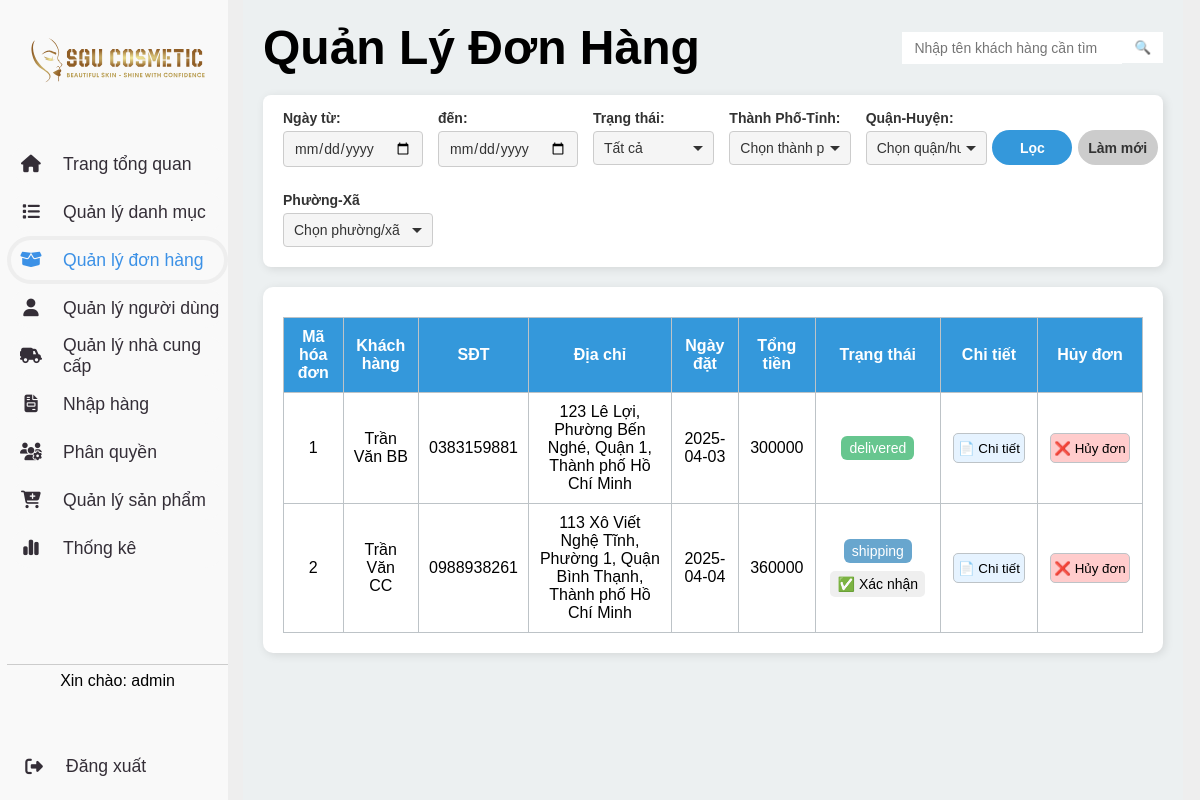
/admin.php?page=order (signed in), run on the app's committed database.
### tables this page shows
CREATE TABLE `chitietnhomquyen` (
    `role_id` INT NOT NULL,
    `function_id` VARCHAR(50) NOT NULL,
    `action` VARCHAR(100) NOT NULL,
    PRIMARY KEY (`role_id`, `function_id`, `action`),
    FOREIGN KEY (`role_id`) REFERENCES nhomquyen(`role_id`),
    FOREIGN KEY (`function_id`) REFERENCES danhmucchucnang(`function_id`)
);

CREATE TABLE `danhmucchucnang` (
    `function_id` VARCHAR(50) NOT NULL PRIMARY KEY,
    `function_name` VARCHAR(50) NOT NULL,
    `trangthai` INT NOT NULL  
);

CREATE TABLE donhang (
    order_id INT PRIMARY KEY AUTO_INCREMENT,
    employee_id INT,
    customer_id INT,
    address_id INT,
    orderDate DATE,
    total INT,
    customer_recipient_name VARCHAR(50),
    phone VARCHAR(20),
    email VARCHAR(100),
    status ENUM(
        'processing',
        'shipping',
        'delivered',
        'cancelled'
    ),
    note varchar(255),
    PTTT varchar(50),
    FOREIGN KEY (employee_id) REFERENCES nhanvien(employee_id),
    FOREIGN KEY (customer_id) REFERENCES khachhang(customer_id),
    FOREIGN KEY (address_id) REFERENCES diachi(address_id)
);

CREATE TABLE diachi (
    address_id INT PRIMARY KEY AUTO_INCREMENT,
    ThanhPho VARCHAR(50),
    Quan VARCHAR(50),
    Phuong VARCHAR(50),
    SoNha VARCHAR(50)
);

### database/connect.php (called while the page is built, shortened)
<?php
class database
{
    private $host = "localhost";
    private $dbname = "webbanhang";
    private $username = "root";
    private $password = "";
    private $conn;
    public function __construct()
    {
        $this->conn = new mysqli($this->host, $this->username, $this->password, $this->dbname);
    }
    public function getConnection()
    {
        return $this->conn;
    }
}

### Model/PhanQuyenModel.php (called while the page is built, shortened)
<?php
require_once(__DIR__ . '/../database/connect.php');
class PhanQuyenModel
{
    private $conn;
    public function __construct()
    {
        $db = new database();
        $this->conn = $db->getConnection();
    }
    public function getAllowedFunctions($roleId)
    {
        $sql = "SELECT dm.function_id, dm.function_name, ct.action
                FROM chitietnhomquyen ct
                JOIN danhmucchucnang dm ON ct.function_id = dm.function_id
                WHERE ct.role_id = ? AND ct.action = 'read'";
        $stmt = $this->conn->prepare($sql);
        $stmt->bind_param("i", $roleId);
        $stmt->execute();
        $result = $stmt->get_result();
        return $result->fetch_all(MYSQLI_ASSOC);
    }
}
?>

### handles/PhanQuyenController.php (called while the page is built, shortened)
<?php
class PhanQuyenController
{
    public function getAllowedFunctions($roleId)
    {
        require_once('Model/PhanQuyenModel.php');
        $phanquyenModel = new PhanQuyenModel();
        $allowedFunctions = $phanquyenModel->getAllowedFunctions($roleId);
        return $allowedFunctions;
    }
    public function getChiTietNhomQuyen($role_id)
    {
        require_once('Model/PhanQuyenModel.php');
        $phanquyenModel = new PhanQuyenModel();
        $allFunctions = $phanquyenModel->getChiTietNhomQuyen($role_id);
        return $allFunctions;
    }
}
?>

### handles/OrderController.php (called while the page is built, shortened)
<?php
require_once './Model/OrderModel.php';
class OrderController
{
    private $model;
    public function __construct()
    {
        $this->model = new OrderModel();
    }
    public function getAllOrder()
    {
        $orders = $this->model->getAllOrder();
        include './order.php';
    }
}

### Model/OrderModel.php (called while the page is built, shortened)
<?php
require_once("database/connect.php");
class OrderModel
{
    private $conn;
    public function __construct()
    {
        $db = new database();
        $this->conn = $db->getConnection();
    }
    public function getAllOrder()
    {
        $sql = "SELECT  * FROM donhang";
        $stmt = $this->conn->prepare($sql);
        $stmt->execute();
        $result = $stmt->get_result();
        $orders = [];
        while ($row = $result->fetch_assoc()) {
            $orders[] = $row;
        }
        return $orders;
    }
}

### Model/AddressModel.php (called while the page is built, shortened)
<?php
require_once("database/connect.php");
class AdressModel
{
    private $conn;
    public function __construct()
    {
        $db = new database();
        $this->conn = $db->getConnection();
    }
    public function getAddressByID($id)
    {
        $sql = "SELECT * FROM diachi WHERE address_id = ?";
        $stmt = $this->conn->prepare($sql);
        $stmt->bind_param("i", $id);
        $stmt->execute();
        $result = $stmt->get_result();
        $diachi = $result->fetch_assoc();
        $diachichitiet = $diachi['SoNha'] . ", " . $diachi['Phuong'] . ", " . $diachi['Quan'] . ", " . $diachi['ThanhPho'];
        return $diachi ? $diachichitiet : 'Không rõ';
    }
}

### handles/AddressController.php (called while the page is built)
<?php
require_once './Model/AddressModel.php';
class AddressController
{
    private $model;
    public function __construct()
    {
        $this->model = new AdressModel();
    }
    public function getAddressByID($id)
    {
        return $this->model->getAddressByID($id);
    }
}

### order.php (the view, shortened to what this page needs)
    <?php
    require_once './handles/AddressController.php';
    require_once './handles/DetailOrderController.php';
    ?>
<!DOCTYPE html>
    <html lang="en">
    <head>
        <link rel="stylesheet" href="css/admin_order.css">
    </head>
    <body>
        <main class="main-content">
            <header  id="header">
                <h1>Quản Lý Đơn Hàng</h1>
                <div class="search-box">
                        <input type="text" id="search-input" placeholder="Nhập tên khách hàng cần tìm">
                        <button onclick="filterOrders()" class="search-btn">🔍</button>
                </div>
            </header>
            <div class="filter-form">
                <div class="filter-form_input">
                    <label>Ngày từ:
                        <input type="date" id="fromDate">
                    </label>
                    <label>đến:
                        <input type="date" id="toDate">
                    </label>
                    <label>Trạng thái:
                        <select id="orderStatus">
                            <option value="">Tất cả</option>
                        </select>
                    </label>
                    <label>Thành Phố-Tỉnh:
                        <select name="thanhpho" id="thanhpho">
                            <option value="">Chọn thành phố/tỉnh</option>
                        </select>
                    </label>
                    <label>Quận-Huyện:
                        <select name="quan" id="quan">
                            <option value="">Chọn quận/huyện</option>
                        </select>
                    </label>
                    <label>Phường-Xã
                        <select name="phuong" id="phuong">
                            <option value="">Chọn phường/xã</option>
                        </select>
                    </label>
                </div>
                <div class="filter-form_button">
                    <button onclick="filterOrders()">Lọc</button>
                    <button onclick="refreshOrders()">Làm mới</button>
                </div>
            </div>
            <section class="order-list">
                <table>
                    <thead>
                        <tr>
                            <th>Mã hóa đơn</th>
                            <th>Khách hàng</th>
                            <th>SĐT</th>
                            <th>Địa chỉ</th>
                            <th>Ngày đặt</th>
                            <th>Tổng tiền</th>
                            <th>Trạng thái</th>
                            <th>Chi tiết</th>
                            <th>Hủy đơn</th>
                        </tr>
                    </thead>
                    <tbody id="orderTable">
                        <?php
                        foreach ($orders as $order):
                            $AddressController = new AddressController();
                            $name = $order['customer_recipient_name'];
                            $phone = $order['phone'];
                            $address = $AddressController->getAddressByID($order['address_id']);
                        ?>
                            <tr>
                                <td><?= $order['order_id'] ?></td>
                                <td><?= $name ?></td>
                                <td><?= $phone ?></td>
                                <td><?= $address ?></td>
                                <td><?= $order['orderDate'] ?></td>
                                <td><?= $order['total'] ?></td>
                                <td class="status-cell" data-order-id="<?= $order['order_id'] ?>">
                                    <?php
                                    $statusStyles = [
                                        'processing' => 'background-color: rgba(218, 174, 0, 0.7); color: #fff;',
                                        'shipping' => 'background-color: rgba(41, 128, 185, 0.7); color: #fff;',
                                        'delivered' => 'background-color: rgba(39, 174, 96, 0.7); color: #fff;',
                                        'cancelled' => 'background-color: rgba(192, 57, 43, 0.7); color: #fff;'
                                    ];
                                    $style = isset($statusStyles[$order['status']]) ? $statusStyles[$order['status']] : 'background-color: rgba(0, 0, 0, 0.2); color: #fff;';
                                    ?>
                                    <div class="status" style="display: inline-block; padding: 4px 8px; font-size: 14px; border-radius: 6px; <?= $style ?>"><?= $order['status'] ?></div>
                                    <?php if ($order['status'] === 'processing' || $order['status'] === 'shipping'): ?>
                                        <button class="confirm-btn">✅ Xác nhận</button>
                                    <?php endif; ?>
                                </td>
                                <td>
                                    <button class="detail-btn" onclick="showOrderDetail(this)" value="<?= $order['order_id'] ?> | <?= $customer['customer_name'] ?> | <?= $order['status'] ?>">📄 Chi tiết</button>
                                </td>
                                <td>
                                    <button class="cancel-btn">❌ Hủy đơn </button>
                                </td>
                            </tr>
                        <?php endforeach;
                        ?>
                    </tbody>
                </table>
            </section>
        </main>
    </body>
    </html>

### view/SideBar.php (shortened to what this page needs)
<?php
$menuItems = [
    'danhmuc' => ['page' => 'category', 'icon' => 'fa-list'],
    'donhang' => ['page' => 'order', 'icon' => 'fa-box-open'],
    'nguoidung' => ['page' => 'user', 'icon' => 'fa-user'],
    'nhacungcap' => ['page' => 'supplier', 'icon' => 'fa-truck-field'],
    'nhaphang' => ['page' => 'import', 'icon' => 'fa-file-invoice'],
    'phanquyen' => ['page' => 'phanquyen&role_id=1', 'icon' => 'fa-users-gear'],
    'thongke' => ['page' => 'thongke', 'icon' => 'fa-chart-simple'],
    'sanpham' => ['page' => 'product', 'icon' => 'fa-cart-plus'],
];
?>
<div id="logo">
    <img src="imgs/logo3.svg" alt="logo">
</div>
<div id="menu">
    <ul>
        <li class="<?= $page === 'admin_home' ? 'active' : '' ?>">
            <a href="admin.php?page=admin_home">
                <i class="fa-solid fa-house"></i>
                <span class="text">Trang tổng quan</span>
            </a>
        </li>
        <?php foreach ($allowedFunctions as $func): ?>
            <?php
            $fid = $func['function_id'];
            $item = $menuItems[$fid];
            ?>
            <li class="<?= $page === $item['page'] ? 'active' : '' ?>">
                <a href="admin.php?page=<?= $item['page'] ?>">
                    <i class="fa-solid <?= $item['icon'] ?>"></i>
                    <span class="text"><?= $func['function_name'] ?></span>
                </a>
            </li>
        <?php endforeach; ?>
    </ul>
</div>
<div id="footer">
    <div id="admin-info">
        <p>Xin chào: <span><?= $_SESSION['user']['username'] ?? 'admin' ?></span></p>
    </div>
    <div id="admin-logout">
        <?php if ($_SESSION['user']['role_id'] == 1): ?>
            <a href="view/admin/logout.php">
                <i class="fa-solid fa-right-from-bracket"></i>
                <span class="text">Đăng xuất</span>
            </a>
        <?php endif; ?>
    </div>
</div>

### data on the page
chitietnhomquyen: function.function_name "Quản lý danh mục"
chitietnhomquyen: function.function_name "Quản lý đơn hàng"
chitietnhomquyen: function.function_name "Quản lý người dùng"
chitietnhomquyen: function.function_name "Quản lý nhà cung cấp"
chitietnhomquyen: function.function_name "Nhập hàng"
chitietnhomquyen: function.function_name "Phân quyền"
chitietnhomquyen: function.function_name "Quản lý sản phẩm"
chitietnhomquyen: function.function_name "Thống kê"
donhang: order_id "1", customer_recipient_name "Trần Văn BB", phone "0383159881", address.ThanhPho "123 Lê Lợi, Phường Bến Nghé, Quận 1, Thành phố Hồ Chí Minh", orderDate "2025-04-03", total "300000", status "delivered"
donhang: order_id "2", customer_recipient_name "Trần Văn CC", phone "0988938261", address.ThanhPho "113 Xô Viết Nghệ Tĩnh, Phường 1, Quận Bình Thạnh, Thành phố Hồ Chí Minh", orderDate "2025-04-04", total "360000", status "shipping", shows "✅ Xác nhận"

### other printed values
$_SESSION['user']['username'] "admin"
